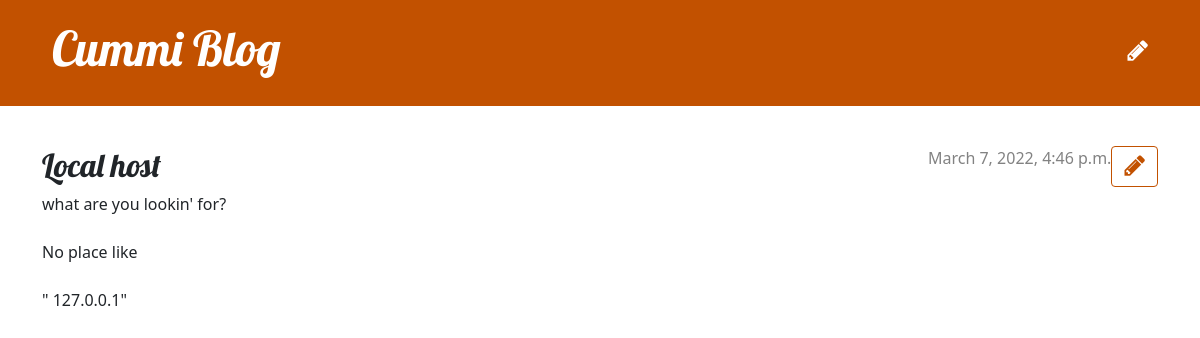
The app's page /post/1/ with its own data.
### unit/models.py (models this page shows, shortened)
class Post(models.Model):
    author = models.ForeignKey(settings.AUTH_USER_MODEL, on_delete=models.CASCADE,null=True)
    title = models.CharField(max_length=200)
    text = models.TextField()
    created_date = models.DateTimeField(default=timezone.now)
    published_date = models.DateTimeField(blank=True, null=True)

### unit/views.py (the view)
# urls.py: path('post/<int:pk>/', views.post_detail, name='post_detail'),
def post_detail(request, pk):
    post = get_object_or_404(Post, pk=pk)
    return render(request, 'unit/post_detail.html', {'post': post})

### unit/templates/unit/post_detail.html
{% extends 'unit/base.html' %}
{% load static %}
{% block content %}
    <article class="post">
        <aside class="actions">
            <a class="btn btn-secondary" href="{% url 'post_edit' pk=post.pk %}">
                <i class="fa fa-pencil" style="font-size:24px"></i>
            </a>
        </aside>
        {% if post.published_date %}
            <time class="date">
                {{ post.published_date }}
            </time>
        {% endif %}
        <h2>{{ post.title }}</h2>
        <p>{{ post.text|linebreaksbr }}</p>
    </article>
{% endblock %}

### unit/static/unit.css (style rules this page uses)
h1, h2, h3, h4 { font-family: 'Lobster', cursive; }
.date { color: #828282; }
.post { margin-bottom: 70px; }
.post > .date, .post > .actions { float: right; }
.btn-secondary, .btn-secondary:visited { color: #C25100; background: none; border-color: #C25100; }

### records on screen
Post: published_date "March 7, 2022, 4:46 p.m.", title "Local host", text "what are you lookin' for? No place like \" 127.0.0.1\""
